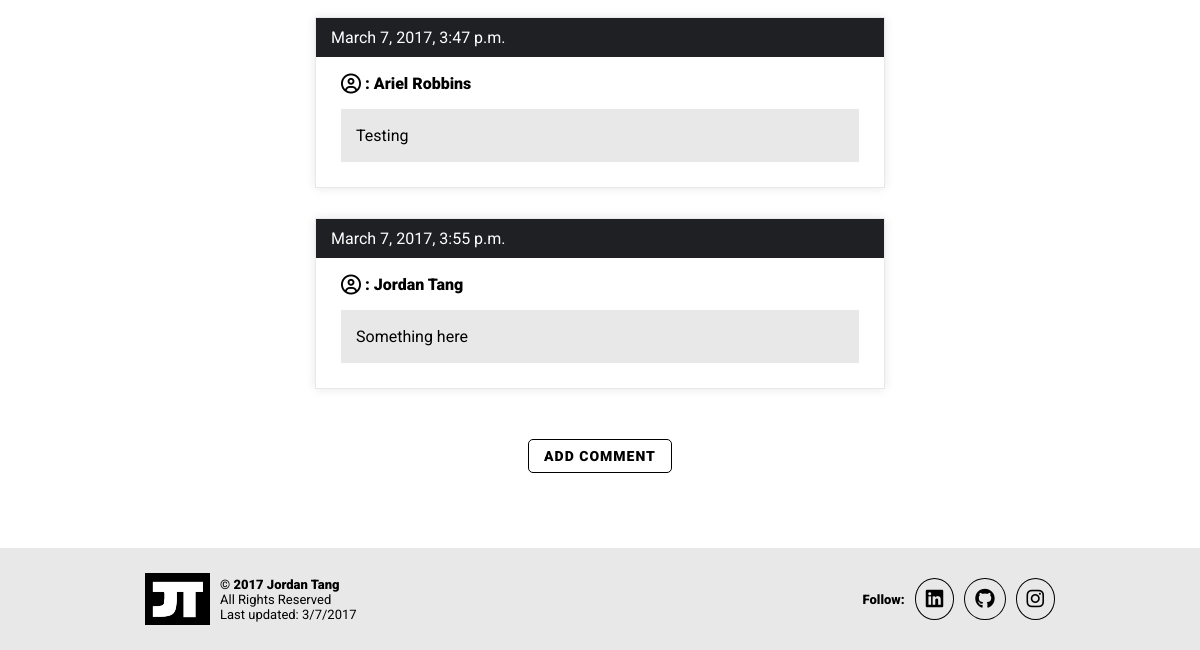
Page /post/5/ (lower part) on the earlier database version.
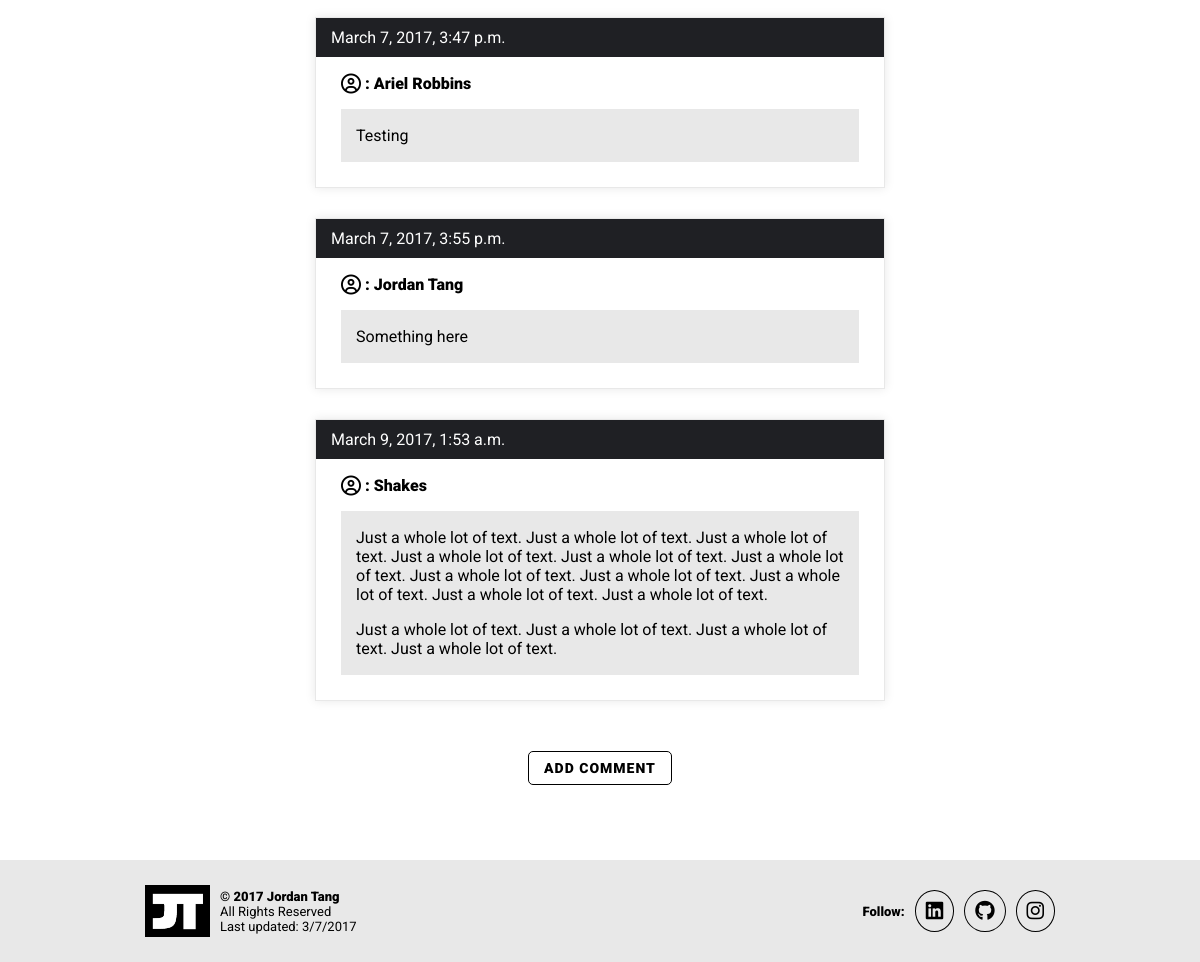
Same page on the later database version.
### app/models.py (models this page shows, shortened)
class Comment(models.Model):
    post = models.ForeignKey('app.Post', related_name='comments')
    author = models.CharField(max_length=200)
    text = models.TextField()
    created_date = models.DateTimeField(default=timezone.now)
    approved_comment = models.BooleanField(default=False)

### app/views.py (the view)
# urls.py: url(r'^post/(?P<pk>\d+)/$', views.post_detail, name='post_detail'),
def post_detail(request, pk):
    post = get_object_or_404(Post, pk=pk)
    return render(request, 'app/post_detail.html', {'post': post})

### app/templates/app/post_detail.html (shortened to what this page needs)
{% extends 'app/base.html' %}
{% block content %}
    <div class="inner-container">
        {% if post.published_date %}
            {% for comment in post.comments.all %}
                {% if user.is_authenticated or comment.approved_comment %}
                <div class="comment-card">
                    <div class="bar">
                        {{ comment.created_date }}
                    </div>
                    <p class="bolded"><i class="fa fa-user-circle-o fa-lg" aria-hidden="true"></i> : {{ comment.author }}</p>
                    <div class="comment-text">
                        <p>{{ comment.text|linebreaks }}</p>
                    </div>
                </div>
                {% endif %}
            {% empty %}
                <p>No comments yet. Be the first to break the silence!</p>
            {% endfor %}
            <a class="add-comment" href="{% url 'add_comment_to_post' pk=post.pk %}">ADD COMMENT</a>
            {% endif %}
    </div>
{% endblock %}

Differences in the rows shown:
now on this page (row edited): Comment: created_date "March 9, 2017, 1:53 a.m.", author "Shakes", text "Just a whole lot of text. Just a whole lot of text. Just a whole lot of text. Just a whole lot of text. Just a whole lot of text. Just a whole lot of text. Just a whole lot of text. Just a whole lot of text. Just a whole lot of text. Just a whole lot of text. Just a whole lot of text. Just a whole lot of text. Just a whole lot of text. Just a whole lot of text. Just a whole lot of text."
